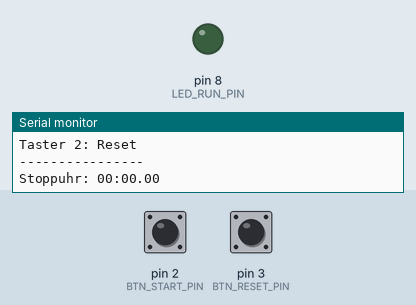
Recording of a sketch running on a simulated Arduino Uno, built with avr-gcc and run on an emulated ATmega328P. Parts: output pins drawn as LEDs (lit = HIGH), the last lines printed to the serial monitor. Dashed ring = blinking. The inputs (shaded band) are chosen by the test bench; at power-on: pin 2 (BTN_START_PIN) HIGH, pin 3 (BTN_RESET_PIN) HIGH. The local clock reads 2024-03-15 10:24:30 at power-on unless the sketch sets it.

Above: at 1.2 s.
1.3 s: pin 2 (BTN_START_PIN) pulled LOW for 1 s
At 3.5 s:
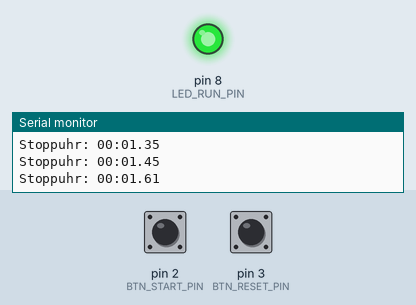
6.5 s: pin 2 (BTN_START_PIN) pulled LOW for 0.15 s
At 7.7 s:
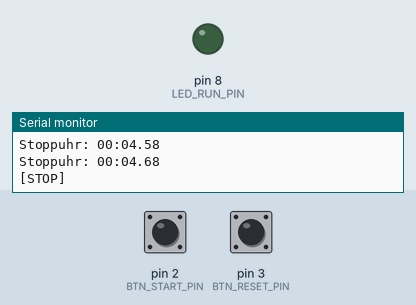
8.1 s: pin 2 (BTN_START_PIN) pulled LOW for 3.2 s
At 10.12 s:
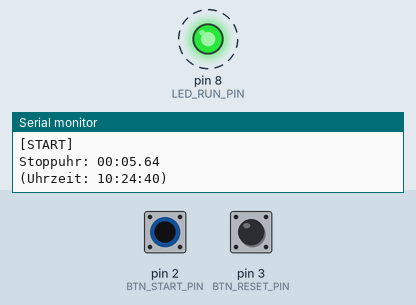
Timing chart, 0 to 12.6 s (numbered marks = the images above; inputs shaded):
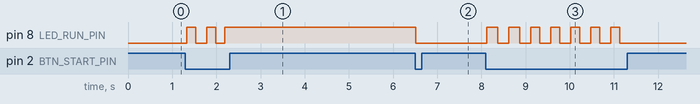

The sketch:

challenge3_stoppuhr.ino
```cpp
// I06 Challenge 3: Stoppuhr
// Stoppuhr mit Start/Stop/Reset Tastern
// Verwendet millis() fuer praezises Timing
// RTC wird fuer Echtzeit-Anzeige parallel genutzt

#include <Wire.h>
#include <RTClib.h>

// RTC-Objekt
RTC_DS1307 rtc;

// Pin-Definitionen
const int BTN_START_PIN = 2;    // Start/Stop Taster
const int BTN_RESET_PIN = 3;    // Reset Taster
const int LED_RUN_PIN = 8;      // LED zeigt laufende Stoppuhr

// Stoppuhr-Variablen
unsigned long startZeit = 0;
unsigned long gestoppteZeit = 0;
unsigned long zwischenzeit = 0;
bool laeuft = false;

// Debounce
unsigned long lastDebounce = 0;
const int DEBOUNCE_DELAY = 200;

void setup() {
    Serial.begin(9600);

    // Pin-Modi setzen
    pinMode(BTN_START_PIN, INPUT_PULLUP);
    pinMode(BTN_RESET_PIN, INPUT_PULLUP);
    pinMode(LED_RUN_PIN, OUTPUT);

    // RTC initialisieren
    if (!rtc.begin()) {
        Serial.println("RTC nicht gefunden!");
        while (true);
    }

    if (!rtc.isrunning()) {
        rtc.adjust(DateTime(F(__DATE__), F(__TIME__)));
    }

    Serial.println("=== Stoppuhr ===");
    Serial.println("Taster 1: Start/Stop");
    Serial.println("Taster 2: Reset");
    Serial.println("----------------");
    zeigeZeit(0);
}

void loop() {
    // Tasten abfragen
    if (millis() - lastDebounce > DEBOUNCE_DELAY) {
        // Start/Stop Taster
        if (digitalRead(BTN_START_PIN) == LOW) {
            if (laeuft) {
                // Stoppen
                gestoppteZeit += millis() - startZeit;
                laeuft = false;
                Serial.println("[STOP]");
            } else {
                // Starten
                startZeit = millis();
                laeuft = true;
                Serial.println("[START]");
            }
            lastDebounce = millis();
        }

        // Reset Taster
        if (digitalRead(BTN_RESET_PIN) == LOW) {
            gestoppteZeit = 0;
            startZeit = millis();
            if (!laeuft) {
                zeigeZeit(0);
            }
            Serial.println("[RESET]");
            lastDebounce = millis();
        }
    }

    // LED zeigt Status
    digitalWrite(LED_RUN_PIN, laeuft);

    // Zeit berechnen und anzeigen
    unsigned long aktuelleZeit;
    if (laeuft) {
        aktuelleZeit = gestoppteZeit + (millis() - startZeit);
    } else {
        aktuelleZeit = gestoppteZeit;
    }

    // Anzeige aktualisieren (alle 100ms wenn laeuft)
    static unsigned long letzteAnzeige = 0;
    if (laeuft && (millis() - letzteAnzeige >= 100)) {
        zeigeZeit(aktuelleZeit);
        letzteAnzeige = millis();
    }

    // Aktuelle Uhrzeit alle 5 Sekunden anzeigen
    static unsigned long letzteUhrzeit = 0;
    if (millis() - letzteUhrzeit >= 5000) {
        DateTime now = rtc.now();
        Serial.print("(Uhrzeit: ");
        if (now.hour() < 10) Serial.print("0");
        Serial.print(now.hour());
        Serial.print(":");
        if (now.minute() < 10) Serial.print("0");
        Serial.print(now.minute());
        Serial.print(":");
        if (now.second() < 10) Serial.print("0");
        Serial.print(now.second());
        Serial.println(")");
        letzteUhrzeit = millis();
    }

    delay(50);
}

void zeigeZeit(unsigned long ms) {
    // Umrechnung in Minuten:Sekunden:Hundertstel
    unsigned long hundertstel = (ms / 10) % 100;
    unsigned long sekunden = (ms / 1000) % 60;
    unsigned long minuten = (ms / 60000) % 60;
    unsigned long stunden = ms / 3600000;

    Serial.print("Stoppuhr: ");

    if (stunden > 0) {
        if (stunden < 10) Serial.print("0");
        Serial.print(stunden);
        Serial.print(":");
    }

    if (minuten < 10) Serial.print("0");
    Serial.print(minuten);
    Serial.print(":");

    if (sekunden < 10) Serial.print("0");
    Serial.print(sekunden);
    Serial.print(".");

    if (hundertstel < 10) Serial.print("0");
    Serial.println(hundertstel);
}
```

Measured:
- after the input at 1.3 s, pin 8 (LED_RUN_PIN): alternates HIGH for 0.20 s and LOW for 0.23 s, 5 changes in all, then stays HIGH, starting at once
- after the input at 6.5 s, pin 8 (LED_RUN_PIN): HIGH → LOW at once
- after the input at 8.1 s, pin 8 (LED_RUN_PIN): alternates HIGH for 0.20 s and LOW for 0.25 s, 14 changes in all, then stays LOW, starting at once
